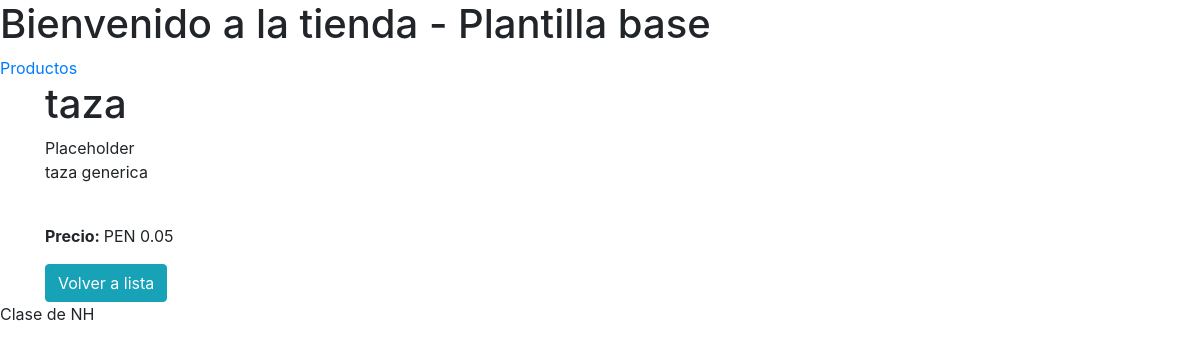
Screenshot of /productos/detailview/3/ with the database file from the repository.
### productos/models.py (models this page shows, shortened)
class Producto(models.Model):
    name = models.CharField(max_length=200)
    descripcion = models.TextField()
    price = models.DecimalField(max_digits=10, decimal_places=2)
    image = models.ImageField(upload_to="productos/", null=True, blank=True)
    is_deleted = models.BooleanField(default=False)
    proveedor = models.ForeignKey(
        Proveedor, related_name="productos", on_delete=models.CASCADE
    )

### productos/views.py (the view)
# urls.py: path('detailview/<int:pk>/',views.ProductoView.as_view(), name ='product_detailview'),
class ProductoView(DetailView):
    model = Producto
    template_name = 'producto/product_detail.html'

### productos/templates/producto/product_detail.html (shortened to what this page needs)
{% extends "base.html" %}
{% block content %}
<h1>{{object.name}}</h1>
<span>Placeholder</span>
<p>{{object.descripcion}}</p>
<p><strong>Precio: </strong> PEN {{object.price}}</p>
<a class="btn btn-info" href="/productos/">Volver a lista</a>
{% endblock %}

### rows the page displays
Producto: name "taza", descripcion "taza generica", price "0.05"
